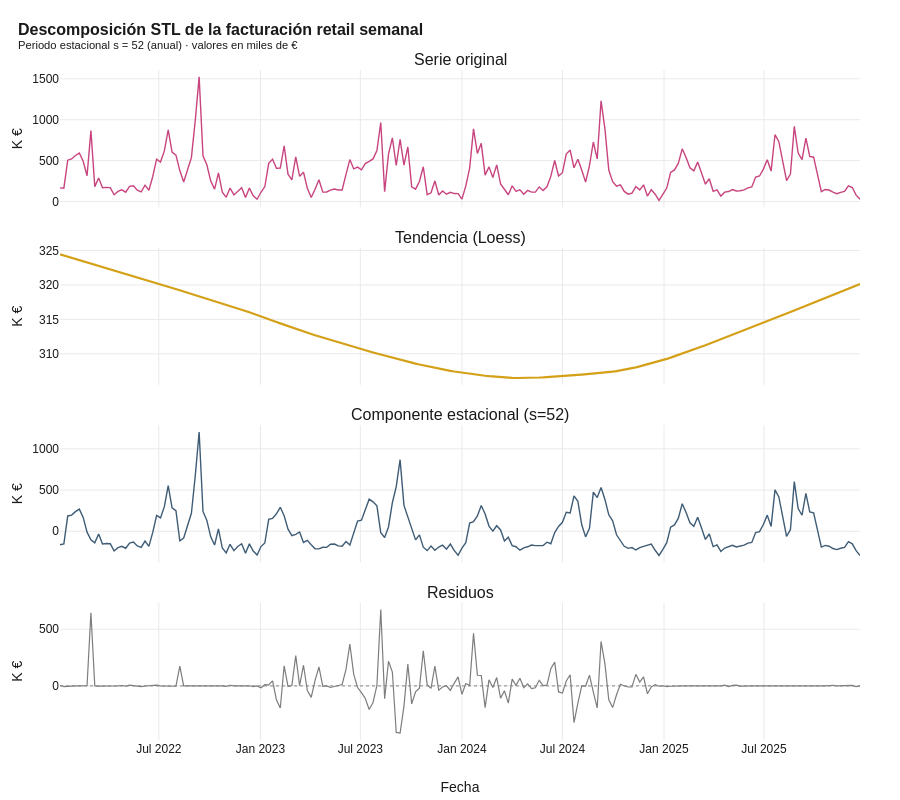

Here is the notebook cell this chart was saved with:
### Code cell
# 2.2 Visualización de la descomposición (4 paneles)
fig = make_subplots(
    rows=4, cols=1, shared_xaxes=True,
    subplot_titles=("Serie original", "Tendencia (Loess)",
                     "Componente estacional (s=52)", "Residuos"),
    vertical_spacing=0.06,
)

# Serie original
fig.add_trace(go.Scatter(x=serie.index, y=serie.values/1e3,
                         mode="lines", line=dict(color=COLOR_NACIONAL, width=1.4),
                         showlegend=False), row=1, col=1)
# Tendencia
fig.add_trace(go.Scatter(x=trend.index, y=trend.values/1e3,
                         mode="lines", line=dict(color=COLOR_DESTACAR, width=2.2),
                         showlegend=False), row=2, col=1)
# Estacionalidad
fig.add_trace(go.Scatter(x=seasonal.index, y=seasonal.values/1e3,
                         mode="lines", line=dict(color=COLOR_INTERNACIONAL, width=1.4),
                         showlegend=False), row=3, col=1)
# Residuos
fig.add_trace(go.Scatter(x=residuals.index, y=residuals.values/1e3,
                         mode="lines", line=dict(color=COLOR_NEUTRO, width=1.2),
                         showlegend=False), row=4, col=1)
fig.add_hline(y=0, line_dash="dot", line_color="#888", line_width=1, row=4, col=1)

fig.update_layout(
    title=dict(text="<b>Descomposición STL de la facturación retail semanal</b><br><sup>Periodo estacional s = 52 (anual) · valores en miles de €</sup>"),
    height=800, showlegend=False,
)
for row in range(1, 5):
    fig.update_yaxes(title_text="K €", row=row, col=1)
fig.update_xaxes(title_text="Fecha", row=4, col=1)

guardar_y_mostrar(fig, "02_descomposicion_stl", h=800)

### Figure 1 — Plotly figure (JSON) as saved in the notebook; plotly's stock layout.template omitted (floating-point values rounded to 4 significant figures; data arrays with more than 128 entries replaced by an {"elided": "..."} marker saying what was removed)
{"data": [{"line": {"color": "#C8447F", "width": 1.4}, "mode": "lines", "showlegend": false, "type": "scatter", "x": {"elided": "208 str values"}, "xaxis": "x", "y": {"elided": "208 float values"}, "yaxis": "y"}, {"line": {"color": "#D4A017", "width": 2.2}, "mode": "lines", "showlegend": false, "type": "scatter", "x": {"elided": "208 str values"}, "xaxis": "x2", "y": {"elided": "208 float values"}, "yaxis": "y2"}, {"line": {"color": "#3E5C76", "width": 1.4}, "mode": "lines", "showlegend": false, "type": "scatter", "x": {"elided": "208 str values"}, "xaxis": "x3", "y": {"elided": "208 float values"}, "yaxis": "y3"}, {"line": {"color": "#7D7D7D", "width": 1.2}, "mode": "lines", "showlegend": false, "type": "scatter", "x": {"elided": "208 str values"}, "xaxis": "x4", "y": {"elided": "208 float values"}, "yaxis": "y4"}], "layout": {"annotations": [{"font": {"size": 16}, "showarrow": false, "text": "Serie original", "x": 0.5, "xanchor": "center", "xref": "paper", "y": 1, "yanchor": "bottom", "yref": "paper"}, {"font": {"size": 16}, "showarrow": false, "text": "Tendencia (Loess)", "x": 0.5, "xanchor": "center", "xref": "paper", "y": 0.735, "yanchor": "bottom", "yref": "paper"}, {"font": {"size": 16}, "showarrow": false, "text": "Componente estacional (s=52)", "x": 0.5, "xanchor": "center", "xref": "paper", "y": 0.47, "yanchor": "bottom", "yref": "paper"}, {"font": {"size": 16}, "showarrow": false, "text": "Residuos", "x": 0.5, "xanchor": "center", "xref": "paper", "y": 0.205, "yanchor": "bottom", "yref": "paper"}], "height": 800, "shapes": [{"line": {"color": "#888", "dash": "dot", "width": 1}, "type": "line", "x0": 0, "x1": 1, "xref": "x4 domain", "y0": 0, "y1": 0, "yref": "y4"}], "showlegend": false, "title": {"text": "<b>Descomposición STL de la facturación retail semanal</b><br><sup>Periodo estacional s = 52 (anual) · valores en miles de €</sup>"}, "xaxis": {"anchor": "y", "domain": [0, 1], "matches": "x4", "showticklabels": false}, "xaxis2": {"anchor": "y2", "domain": [0, 1], "matches": "x4", "showticklabels": false}, "xaxis3": {"anchor": "y3", "domain": [0, 1], "matches": "x4", "showticklabels": false}, "xaxis4": {"anchor": "y4", "domain": [0, 1], "title": {"text": "Fecha"}}, "yaxis": {"anchor": "x", "domain": [0.795, 1], "title": {"text": "K €"}}, "yaxis2": {"anchor": "x2", "domain": [0.53, 0.735], "title": {"text": "K €"}}, "yaxis3": {"anchor": "x3", "domain": [0.265, 0.47], "title": {"text": "K €"}}, "yaxis4": {"anchor": "x4", "domain": [0, 0.205], "title": {"text": "K €"}}}}
